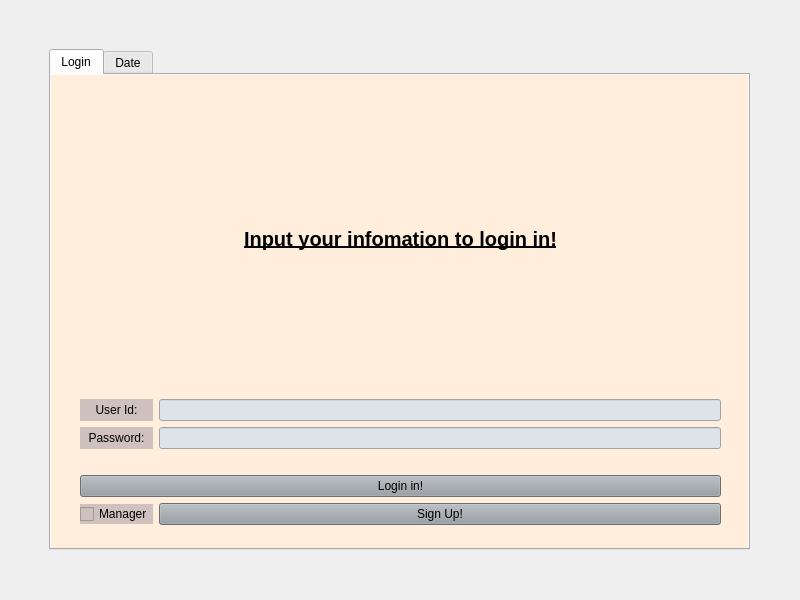
<?xml version="1.0" encoding="UTF-8"?>
<ui version="4.0">
 <class>LoginPage</class>
 <widget class="QWidget" name="LoginPage">
  <property name="geometry">
   <rect>
    <x>0</x>
    <y>0</y>
    <width>800</width>
    <height>600</height>
   </rect>
  </property>
  <property name="windowTitle">
   <string>Form</string>
  </property>
  <widget class="QWidget" name="gridLayoutWidget">
   <property name="geometry">
    <rect>
     <x>-1</x>
     <y>-1</y>
     <width>801</width>
     <height>601</height>
    </rect>
   </property>
   <layout class="QGridLayout" name="gridLayout">
    <property name="leftMargin">
     <number>50</number>
    </property>
    <property name="topMargin">
     <number>50</number>
    </property>
    <property name="rightMargin">
     <number>50</number>
    </property>
    <property name="bottomMargin">
     <number>50</number>
    </property>
    <item row="0" column="0">
     <widget class="QTabWidget" name="LoginTab">
      <property name="styleSheet">
       <string notr="true"/>
      </property>
      <property name="currentIndex">
       <number>0</number>
      </property>
      <widget class="QWidget" name="tab">
       <property name="styleSheet">
        <string notr="true">background-color: rgb(255, 238, 220);</string>
       </property>
       <attribute name="title">
        <string>Login</string>
       </attribute>
       <widget class="QWidget" name="gridLayoutWidget_2">
        <property name="geometry">
         <rect>
          <x>-1</x>
          <y>-1</y>
          <width>701</width>
          <height>481</height>
         </rect>
        </property>
        <layout class="QGridLayout" name="gridLayout_2">
         <property name="leftMargin">
          <number>30</number>
         </property>
         <property name="topMargin">
          <number>30</number>
         </property>
         <property name="rightMargin">
          <number>30</number>
         </property>
         <property name="bottomMargin">
          <number>30</number>
         </property>
         <item row="3" column="0" colspan="2">
          <widget class="QLabel" name="Password_Lable">
           <property name="styleSheet">
            <string notr="true">background-color: rgb(207, 194, 190);</string>
           </property>
           <property name="text">
            <string>Password:</string>
           </property>
           <property name="alignment">
            <set>Qt::AlignCenter</set>
           </property>
           <property name="buddy">
            <cstring>Password_Getter</cstring>
           </property>
          </widget>
         </item>
         <item row="3" column="2">
          <widget class="QLineEdit" name="Password_Getter">
           <property name="styleSheet">
            <string notr="true">background-color: rgb(220, 228, 234);</string>
           </property>
          </widget>
         </item>
         <item row="1" column="0" colspan="3">
          <spacer name="horizontalSpacer_2">
           <property name="orientation">
            <enum>Qt::Horizontal</enum>
           </property>
           <property name="sizeHint" stdset="0">
            <size>
             <width>40</width>
             <height>20</height>
            </size>
           </property>
          </spacer>
         </item>
         <item row="4" column="0" colspan="3">
          <spacer name="horizontalSpacer">
           <property name="orientation">
            <enum>Qt::Horizontal</enum>
           </property>
           <property name="sizeHint" stdset="0">
            <size>
             <width>40</width>
             <height>20</height>
            </size>
           </property>
          </spacer>
         </item>
         <item row="5" column="0" colspan="3">
          <widget class="QPushButton" name="LoginButton">
           <property name="styleSheet">
            <string notr="true">background-color: rgb(150, 156, 161);</string>
           </property>
           <property name="text">
            <string>Login in!</string>
           </property>
          </widget>
         </item>
         <item row="2" column="2">
          <widget class="QLineEdit" name="UserId_Getter">
           <property name="styleSheet">
            <string notr="true">background-color: rgb(220, 228, 234);</string>
           </property>
          </widget>
         </item>
         <item row="2" column="0" colspan="2">
          <widget class="QLabel" name="User_Id_Lable">
           <property name="styleSheet">
            <string notr="true">background-color: rgb(207, 194, 190);</string>
           </property>
           <property name="text">
            <string>User Id:</string>
           </property>
           <property name="alignment">
            <set>Qt::AlignCenter</set>
           </property>
           <property name="buddy">
            <cstring>UserId_Getter</cstring>
           </property>
          </widget>
         </item>
         <item row="6" column="2">
          <widget class="QPushButton" name="SignUpButton">
           <property name="styleSheet">
            <string notr="true">background-color: rgb(150, 156, 161);</string>
           </property>
           <property name="text">
            <string>Sign Up!</string>
           </property>
          </widget>
         </item>
         <item row="6" column="0" colspan="2">
          <widget class="QCheckBox" name="checkBox">
           <property name="styleSheet">
            <string notr="true">background-color: rgb(207, 194, 190);</string>
           </property>
           <property name="text">
            <string>Manager</string>
           </property>
          </widget>
         </item>
         <item row="0" column="0" colspan="3">
          <widget class="QLabel" name="Login_Tutorial_Lable">
           <property name="font">
            <font>
             <pointsize>15</pointsize>
             <italic>false</italic>
             <bold>true</bold>
             <underline>true</underline>
            </font>
           </property>
           <property name="cursor">
            <cursorShape>CrossCursor</cursorShape>
           </property>
           <property name="text">
            <string>Input your infomation to login in!</string>
           </property>
           <property name="alignment">
            <set>Qt::AlignCenter</set>
           </property>
          </widget>
         </item>
        </layout>
       </widget>
      </widget>
      <widget class="QWidget" name="tab_2">
       <property name="styleSheet">
        <string notr="true">background-color: rgb(255, 238, 220);</string>
       </property>
       <attribute name="title">
        <string>Date</string>
       </attribute>
       <widget class="QCalendarWidget" name="calendarWidget">
        <property name="geometry">
         <rect>
          <x>90</x>
          <y>90</y>
          <width>501</width>
          <height>301</height>
         </rect>
        </property>
        <property name="styleSheet">
         <string notr="true">background-color: rgb(198, 243, 255);</string>
        </property>
       </widget>
      </widget>
     </widget>
    </item>
   </layout>
  </widget>
 </widget>
 <resources/>
 <connections/>
</ui>
